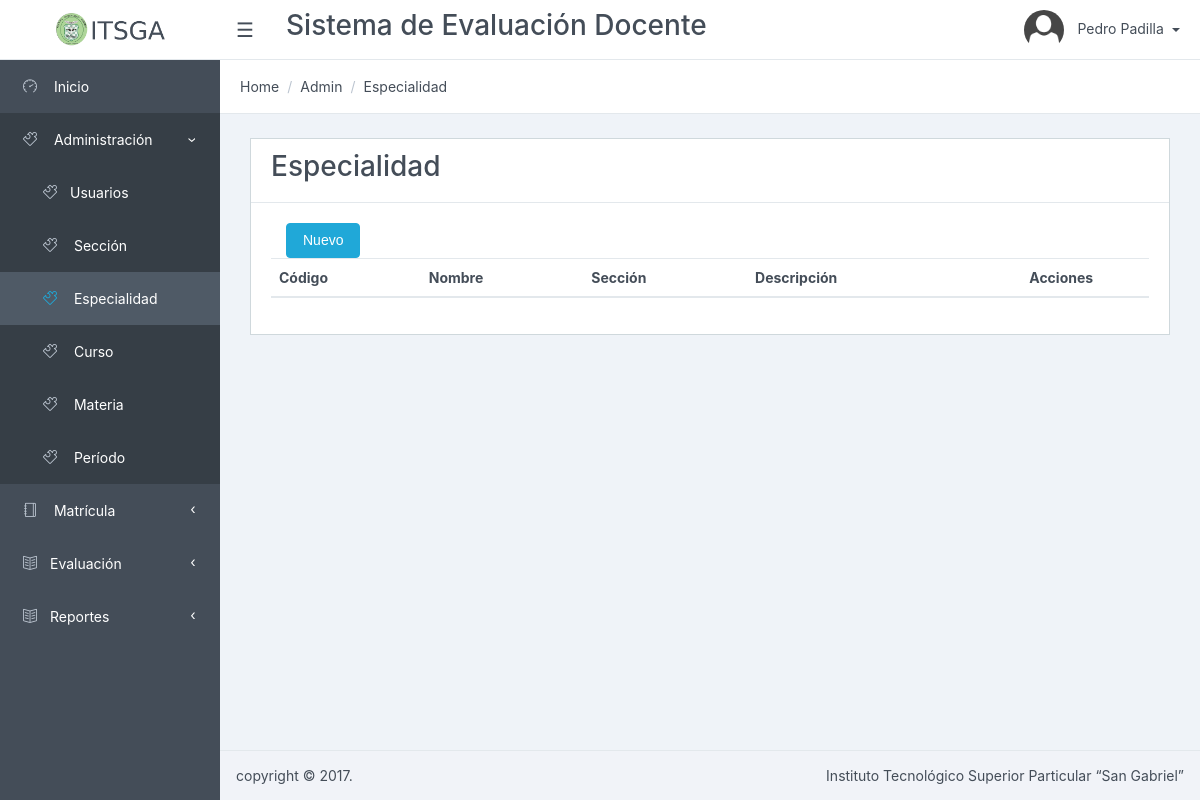
/Especialidad/listar/ (signed in), run on an earlier commit of the app's database.
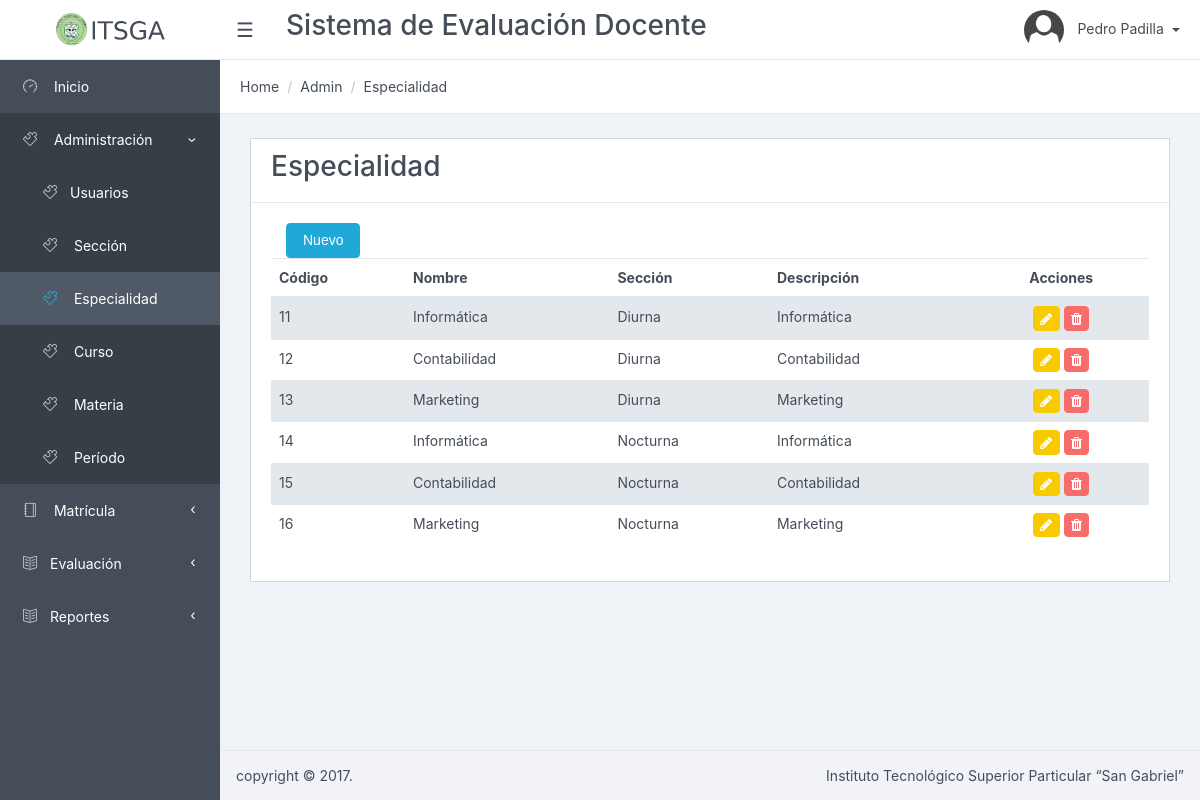
And on a later commit of the database.
### tables this page shows
CREATE TABLE `especialidad` (
  `especialidad_id` int(11) NOT NULL AUTO_INCREMENT,
  `nombre` varchar(256) NOT NULL,
  `seccion_id` int(11) NOT NULL,
  `descripcion` varchar(512) DEFAULT NULL,
  `estado` tinyint(1) DEFAULT '1',
  PRIMARY KEY (`especialidad_id`),
  KEY `fk_especialidad_seccion1` (`seccion_id`),
  CONSTRAINT `fk_especialidad_seccion1` FOREIGN KEY (`seccion_id`) REFERENCES `seccion` (`seccion_id`) ON DELETE NO ACTION ON UPDATE NO ACTION
);

CREATE TABLE `seccion` (
  `seccion_id` int(11) NOT NULL AUTO_INCREMENT,
  `nombre` varchar(256) NOT NULL,
  `descripcion` varchar(512) DEFAULT NULL,
  `estado` tinyint(1) NOT NULL DEFAULT '1',
  PRIMARY KEY (`seccion_id`)
);

### app/controllers/EspecialidadController.php (called while the page is built, shortened)
<?php
require_once (PATH_MODELS . "/EspecialidadModel.php");
class EspecialidadController {
	public function listar() {
		$model = new EspecialidadModel();
		$datos = $model->getlistadoEspecialidad();
		require_once PATH_VIEWS."/Especialidad/view.list.php";
	}
}

### index.php (called while the page is built, shortened)
<?php
if(isset($_GET['action'])){
	$redirect = ($_GET['action']!='')?$_GET['action']:"listar";
}
$controller = new $controllerName();
$controller->$redirect();
?>

### public/views/Especialidad/index.php (called while the page is built, shortened)
<?php
require_once("../../../index.php");
?>

### app/models/EspecialidadModel.php (called while the page is built, shortened)
<?php
require_once(PATH_MODELS."/BaseModel.php");
class EspecialidadModel {
	public function getlistadoEspecialidad(){
		$model = new BaseModel();
		$sql = "select especialidad.*, especialidad.especialidad_id as id,seccion.nombre as seccion
				from especialidad
				inner join seccion on especialidad.seccion_id = seccion.seccion_id
				where especialidad.estado = 1";
		return $model->execSql($sql, array(),true);
	}
}

### app/models/BaseModel.php (called while the page is built, shortened)
<?php
class BaseModel {
	private $pdo;
	private function openConexion() {
		try {
			$this->pdo = new PDO ( 'mysql:host=' . HOSTNAME_DATABASE . ';dbname=' . DATABASE . ';charset=utf8', USERNAME, PASSWORD );
			$this->pdo->setAttribute ( PDO::ATTR_ERRMODE, PDO::ERRMODE_EXCEPTION );
		} catch ( Exception $e ) {
			die ( $e->getMessage () );
		}
	}
	private function closeConexion() {
		$this->pdo = null;
	}
	public function execSql($sql, $parameters, $list = false, $obtainId = false) {
		try {
			$stm = $this->pdo->prepare ( $sql );
			$stm->execute ( $parameters );
			if ($obtainId) {
				$result = $this->pdo->lastInsertId ();
			} else {
				if ($list) {
					$result = $stm->fetchAll ( PDO::FETCH_OBJ );
				} else {
					$result = $stm->fetch ( PDO::FETCH_OBJ );
				}
			}
		} catch ( Exception $e ) {
			die ( $e->getMessage () );
		}
		return $result;
	}
}

### public/views/Especialidad/view.list.php (the view, shortened to what this page needs)
<?php $title = "Especialidad";?>
<?php include_once PATH_TEMPLATE.'/header.php';?>
<div class="card">
<div class="card-header">
    	<h3>Especialidad</h3>
</div>
<div class="card-block">
	<div class="col-lg-12">
		<button type="button" data-id="0" class="btn btn-primary" data-toggle="modal" data-target="#myModal">
          Nuevo
         </button>
	</div>
	<table class="table table-striped" id="dataTables-example" >
    <thead>
	    <tr>
	    	<th>Código</th>
	    	<th>Nombre</th>
	    	<th>Sección</th>
	    	<th>Descripción</th>
		    <th style="text-align: center; width: 20%">Acciones</th>
	    </tr>
    </thead>
    <tbody>
    	<?php foreach ($datos as $item) {
    		echo "<tr><td>".$item->id."</td>";
    		echo "<td>".$item->nombre."</td>";
    		echo "<td>".$item->seccion."</td>";
    		echo "<td>".$item->descripcion."</td>";
    		echo "<td align='center'><a href='#' class='btn btn-warning btn-sm' data-id='".$item->id."' data-toggle='modal' data-target='#myModal' title='Editar' ><i class='fa fa-pencil'></i></a>
					  <a href='javascript:if(confirm(\"Est\u00e1 seguro que desea eliminar el elemento seleccionado?\")){redirect(".$item->id.");}' class='btn btn-danger btn-sm' title='Eliminar'><i class='fa fa-trash'></i></a></td>";
    	}?>
    </tbody>
    </table>
</div>
</div>
<?php include_once PATH_TEMPLATE.'/footer.php';?>
<link href="<?php echo PATH_CSS; ?>/dataTables.bootstrap.css" rel="stylesheet">
<link href="<?php echo PATH_CSS; ?>/bootstrapValidator.min.css" rel="stylesheet">
</body>
</html>

### public/template/header.php (shortened to what this page needs)
<!DOCTYPE html>
<html lang="en">
<head>
    <link href="<?php echo PATH_CSS; ?>/font-awesome.min.css" rel="stylesheet">
    <link href="<?php echo PATH_CSS; ?>/simple-line-icons.css" rel="stylesheet">
     <link href="<?php echo PATH_CSS; ?>/style.css" rel="stylesheet">
</head>
<body class="app header-fixed sidebar-fixed aside-menu-fixed aside-menu-hidden">
    <header class="app-header navbar">
        <a class="navbar-brand" href="#"></a>
        <ul class="nav navbar-nav d-md-down-none">
            <li class="nav-item">
                <a class="nav-link navbar-toggler sidebar-toggler" href="#">☰</a>
            </li>
            <li class="nav-item px-3">
                <h3>Sistema de Evaluaci&oacute;n Docente</h3>
            </li>
        </ul>
        <ul class="nav navbar-nav ml-auto" style="padding-right: 20px;">
            <li class="nav-item dropdown">
                <a class="nav-link dropdown-toggle nav-link" data-toggle="dropdown" href="#" role="button" aria-haspopup="true" aria-expanded="false">
                    <img src="<?php echo PATH_IMAGES; ?>/avatars/avatar.png" class="img-avatar" alt="admin@bootstrapmaster.com">
                    <span class="d-md-down-none"><?php echo $_SESSION['SESSION_USER']->nombres." ".$_SESSION['SESSION_USER']->apellidos; ?></span>
                </a>
            </li>
        </ul>
    </header>
    <div class="app-body">
        <div class="sidebar">
            <nav class="sidebar-nav">
                <ul class="nav">
                    <li class="nav-item">
                        <a class="nav-link" href="../../Seguridad/inicio/"><i class="icon-speedometer"></i> Inicio </a>
                    </li>
                     <?php if($_SESSION['SESSION_USER']->tipo_usuario_id ==1):?>
                    <li class="nav-item nav-dropdown">
                        <a class="nav-link nav-dropdown-toggle" href="#"><i class="icon-puzzle"></i> Administraci&oacute;n</a>
                        <ul class="nav-dropdown-items">
                            <li class="nav-item">
                                <a class="nav-link tab-link" href="../../Usuario/listar/"><i class="icon-puzzle"></i>Usuarios</a>
                            </li>
                            <li class="nav-item">
                                <a class="nav-link tab-link" href="../../Seccion/listar/"><i class="icon-puzzle"></i> Secci&oacute;n</a>
                            </li>
                            <li class="nav-item">
                                <a class="nav-link tab-link" href="../../Especialidad/listar/"><i class="icon-puzzle"></i> Especialidad</a>
                            </li>
                            <li class="nav-item">
                                <a class="nav-link tab-link" href="../../Curso/listar/"><i class="icon-puzzle"></i> Curso</a>
                            </li>
                            <li class="nav-item">
                                <a class="nav-link tab-link" href="../../Materia/listar/"><i class="icon-puzzle"></i> Materia</a>
                            </li>
                            <li class="nav-item">
                                <a class="nav-link tab-link" href="../../Periodo/listar/"><i class="icon-puzzle"></i> Per&iacute;odo</a>
                            </li>
                        </ul>
                    </li>
                    <li class="nav-item nav-dropdown">
                        <a class="nav-link nav-dropdown-toggle" href="#"><i class="icon-notebook"></i> Matr&iacute;cula</a>
                    </li>
                    <li class="nav-item nav-dropdown">
                        <a class="nav-link nav-dropdown-toggle" href="#"><i class="icon-book-open"></i>Evaluaci&oacute;n</a>
                    </li>
                    <li class="nav-item nav-dropdown">
                        <a class="nav-link nav-dropdown-toggle" href="#"><i class="icon-book-open"></i>Reportes</a>
                    </li>
                <?php endif; ?>
                </ul>
            </nav>
        </div>
        <main class="main">
            <ol class="breadcrumb">
                <li class="breadcrumb-item">Home</li>
                <li class="breadcrumb-item">Admin</li>
                <li class="breadcrumb-item"><?php echo $title; ?></li>
            </ol>
			<div class="container-fluid">

### public/template/footer.php (shortened to what this page needs)
</div>
</main>
</div>
    <footer class="app-footer">
        copyright © 2017.
        <span class="float-right">Instituto Tecnológico Superior Particular “San Gabriel”
        </span>
    </footer>
</body>
</html>

What changed in the data, as far as the page shows it:
added especialidad: especialidad_id "11", nombre "Informática", seccion.nombre "Diurna", descripcion "Informática"
added especialidad: especialidad_id "12", nombre "Contabilidad", seccion.nombre "Diurna", descripcion "Contabilidad"
added especialidad: especialidad_id "13", nombre "Marketing", seccion.nombre "Diurna", descripcion "Marketing"
added especialidad: especialidad_id "14", nombre "Informática", seccion.nombre "Nocturna", descripcion "Informática"
added especialidad: especialidad_id "15", nombre "Contabilidad", seccion.nombre "Nocturna", descripcion "Contabilidad"
added especialidad: especialidad_id "16", nombre "Marketing", seccion.nombre "Nocturna", descripcion "Marketing"
